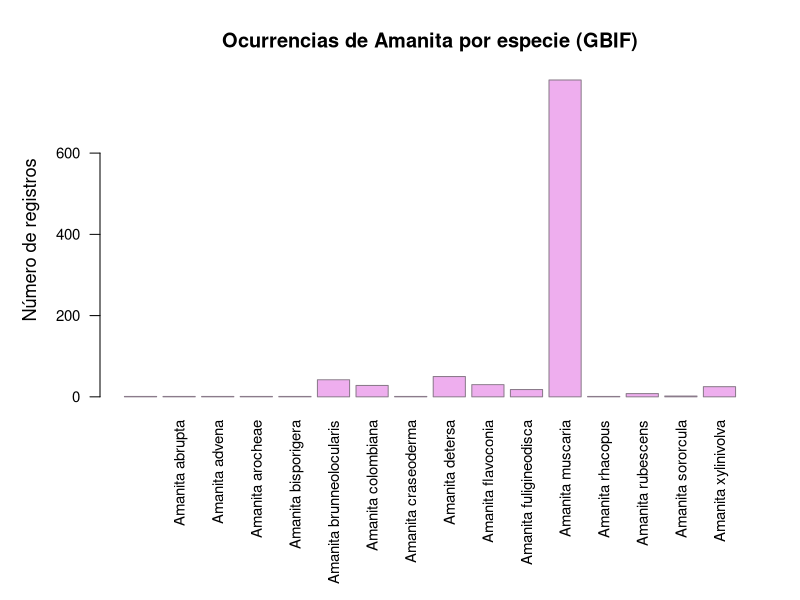

Write the R code that produced this figure.
## ---- chunk 1

# definimos como directorio de trabajo la carpeta creada
setwd("C:/Users/marya/Bio_Computacional/Proyecto_A.muscaria")

# leemos los datos descargados y guardados
gbif_data <- read.csv(
  "Datos_A.muscaria.csv",
  row.names = NULL, #necesario para que no numere las filas 
  stringsAsFactors = FALSE, 
  sep = "\t" #la separación de columnas es tipo "tab"
)

#gbif_data <- read_csv("Datos_A.muscaria.csv")

#Cuantas especies hay?
tabla_sp <- table(gbif_data$species)
## ---- chunk 2
# Ajustar márgenes
par(mar = c(10, 5, 4, 2))

barplot(
tabla_sp,
las = 2, # etiquetas verticales
col = "#EEAEEE",
border = "#8B7B8B", 
main = "Ocurrencias de Amanita por especie (GBIF)",
ylab = "Número de registros",
cex.names = 0.9, # tamaño de nombres en eje X
cex.axis = 0.9, # tamaño de números
cex.lab = 1.1, # tamaño etiquetas de ejes
cex.main = 1.2 # tamaño del título
)
